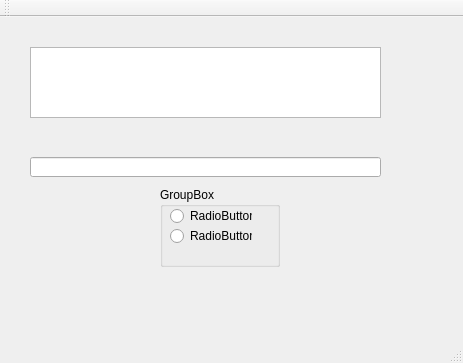
<?xml version="1.0" encoding="UTF-8"?>
<ui version="4.0">
 <class>MainWindow</class>
 <widget class="QMainWindow" name="MainWindow">
  <property name="geometry">
   <rect>
    <x>0</x>
    <y>0</y>
    <width>463</width>
    <height>363</height>
   </rect>
  </property>
  <property name="windowTitle">
   <string>MainWindow</string>
  </property>
  <widget class="QWidget" name="centralWidget">
   <widget class="QTextEdit" name="textEdit">
    <property name="geometry">
     <rect>
      <x>30</x>
      <y>30</y>
      <width>351</width>
      <height>71</height>
     </rect>
    </property>
   </widget>
   <widget class="QLineEdit" name="lineEdit">
    <property name="geometry">
     <rect>
      <x>30</x>
      <y>140</y>
      <width>351</width>
      <height>20</height>
     </rect>
    </property>
   </widget>
   <widget class="QGroupBox" name="groupBox">
    <property name="geometry">
     <rect>
      <x>160</x>
      <y>170</y>
      <width>120</width>
      <height>80</height>
     </rect>
    </property>
    <property name="title">
     <string>GroupBox</string>
    </property>
    <widget class="QRadioButton" name="radioButton">
     <property name="geometry">
      <rect>
       <x>10</x>
       <y>20</y>
       <width>82</width>
       <height>18</height>
      </rect>
     </property>
     <property name="text">
      <string>RadioButton</string>
     </property>
    </widget>
    <widget class="QRadioButton" name="radioButton_2">
     <property name="geometry">
      <rect>
       <x>10</x>
       <y>40</y>
       <width>82</width>
       <height>18</height>
      </rect>
     </property>
     <property name="text">
      <string>RadioButton</string>
     </property>
    </widget>
   </widget>
  </widget>
  <widget class="QMenuBar" name="menuBar">
   <property name="geometry">
    <rect>
     <x>0</x>
     <y>0</y>
     <width>463</width>
     <height>18</height>
    </rect>
   </property>
  </widget>
  <widget class="QToolBar" name="mainToolBar">
   <attribute name="toolBarArea">
    <enum>TopToolBarArea</enum>
   </attribute>
   <attribute name="toolBarBreak">
    <bool>false</bool>
   </attribute>
  </widget>
  <widget class="QStatusBar" name="statusBar"/>
 </widget>
 <layoutdefault spacing="6" margin="11"/>
 <resources/>
 <connections/>
</ui>
